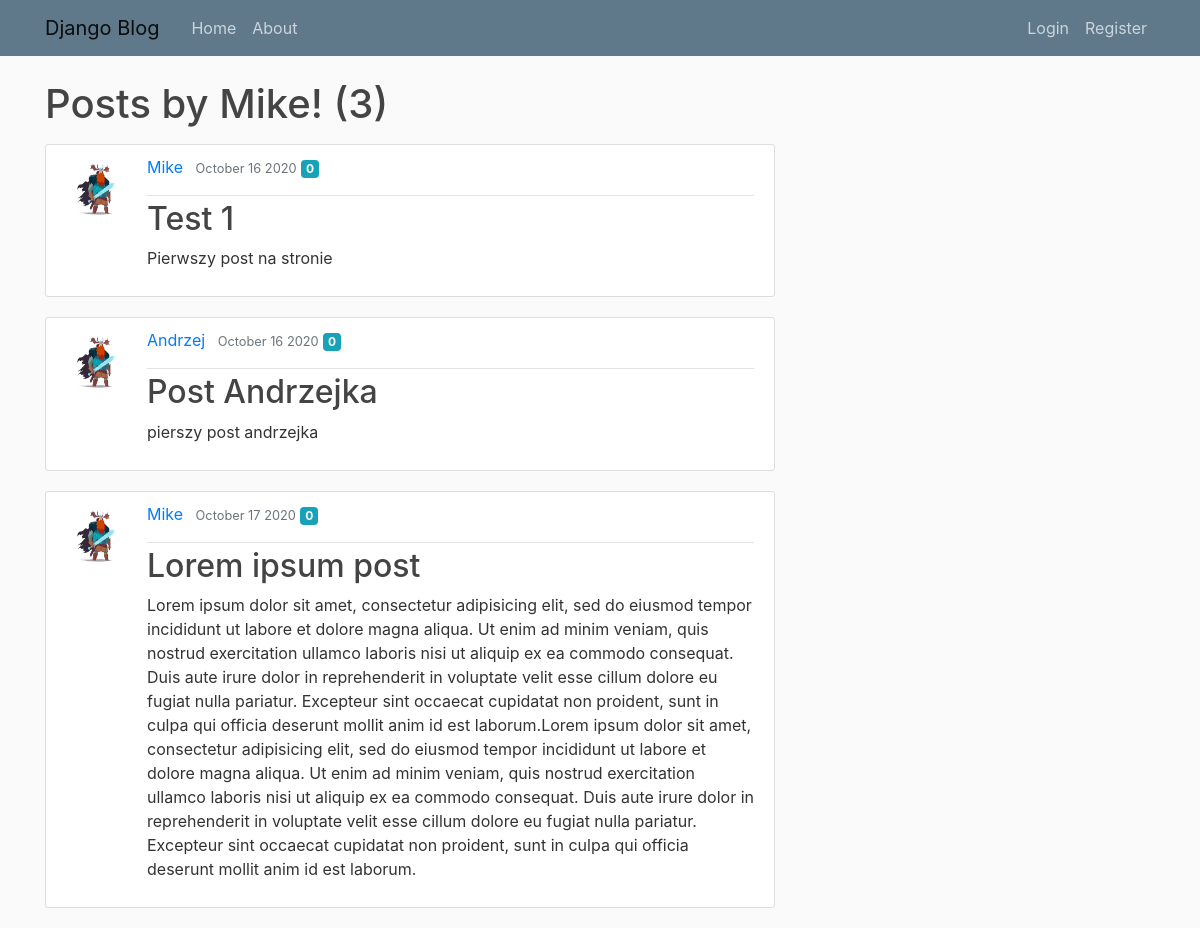
Before: /user/Mike with the older database file.
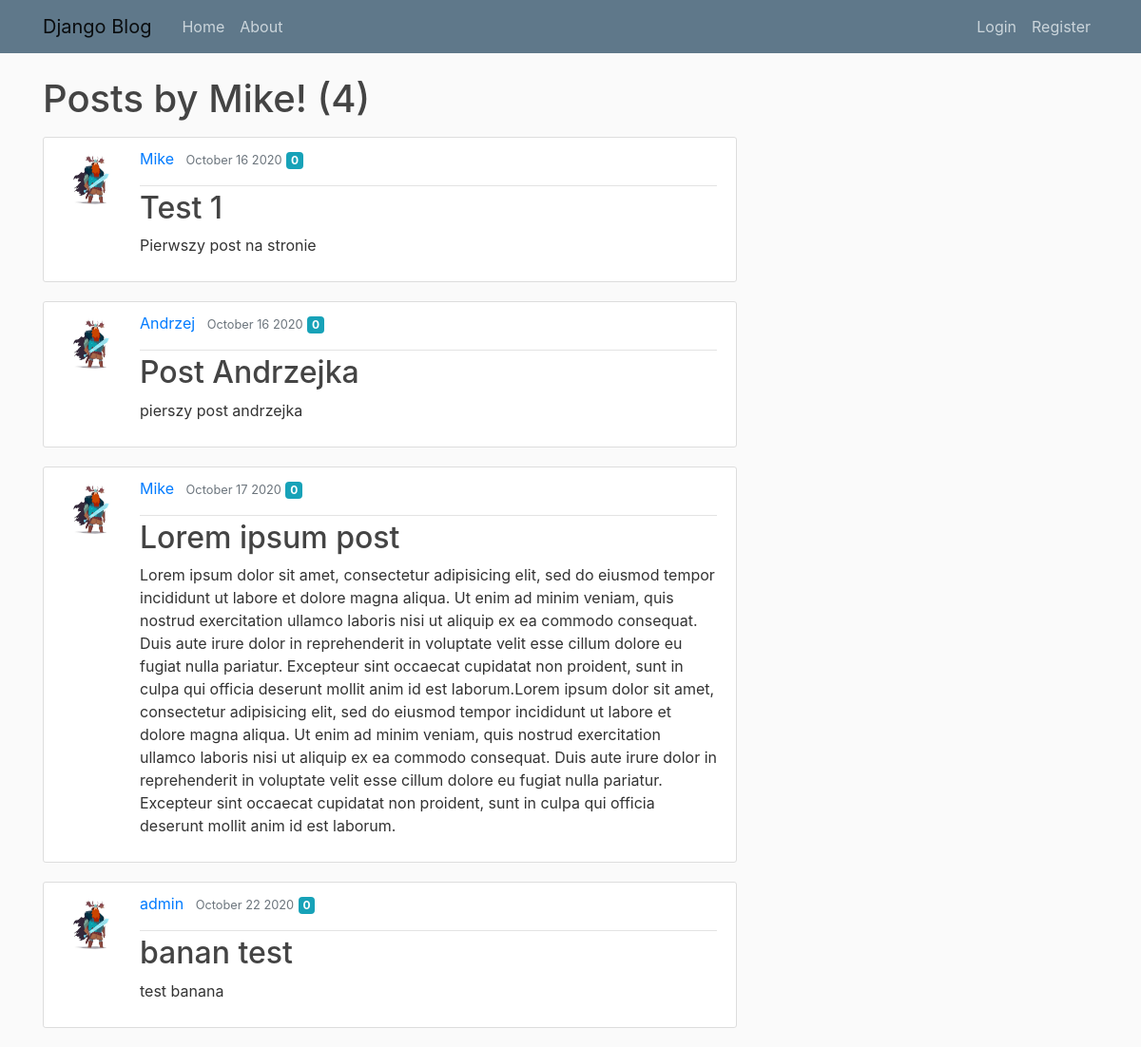
After: the same page with the newer database file.
### blogs/models.py (models this page shows, shortened)
class Post(models.Model):
    title = models.CharField(max_length=100)
    content = models.TextField()
    date_posted = models.DateTimeField(default=timezone.now)
    author = models.ForeignKey(User, on_delete=models.CASCADE)
    type = models.CharField(max_length=120, default='misc')
    likes_count = models.IntegerField(default=0)

### users/models.py (models this page shows, shortened)
class Profile(models.Model):
    user = models.OneToOneField(User, on_delete=models.CASCADE)
    image = models.ImageField(default='default.jpg', upload_to='profile_pics')

### blogs/views.py (the view, shortened to what this page needs)
# urls.py: path('user/<str:username>', UserPostListView.as_view(), name='user-posts'),
class UserPostListView(ListView):
    model = Post
    template_name = 'blogs/user_posts.html'
    context_object_name = 'posts'
    paginate_by = 5

### blogs/templates/blogs/user_posts.html (shortened to what this page needs)
{% extends "blogs/base.html" %}
{% block content %}
        <h1 class="mb-3">Posts by {{ view.kwargs.username }}! ({{ page_obj.paginator.count }})</h1>
    {% for post in posts %}
            <article class="media content-section">
                <img class="rounded-circle article-img" src="{{ post.author.profile.image.url }}">
              <div class="media-body">
                <div class="article-metadata">
                  <a class="mr-2" href="{% url 'user-posts' post.author.username %}">{{ post.author }}</a>
                  <small class="text-muted">{{ post.date_posted|date:"F d Y" }}</small>
                  <p class="badge badge-info mr-4">{{ post.likes_count}}</p>
                </div>
                <h2><a class="article-title" href="{% url 'post-detail' post.id %}">{{ post.title }}</a></h2>
                <p class="article-content">{{ post.content }}</p>
              </div>
            </article>
    {% endfor %}
{% endblock content %}

Changed rows visible on the page:
added Post: author.profile.image (placeholder picture), author "admin", date_posted "October 22 2020", likes_count "0", title "banan test", content "test banana"
Other visible differences:
{{ page_obj.paginator.count }}: "3" → "4"
